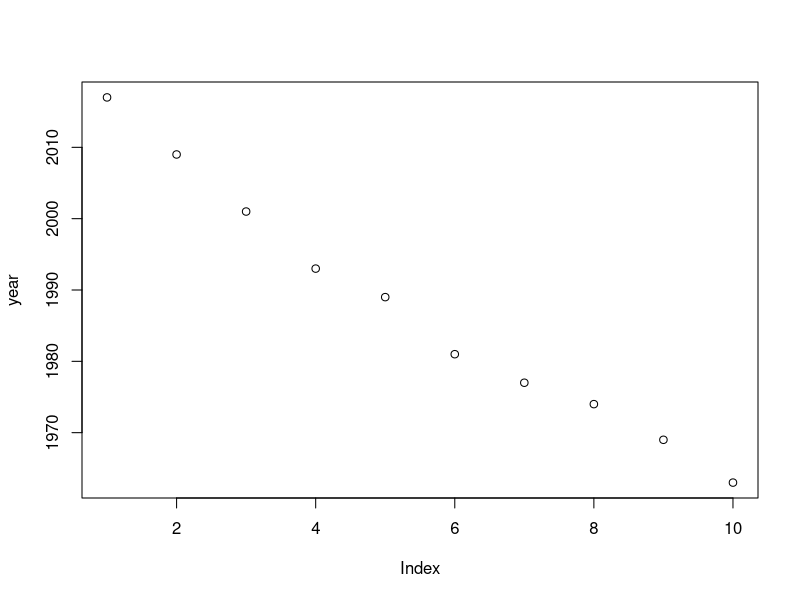
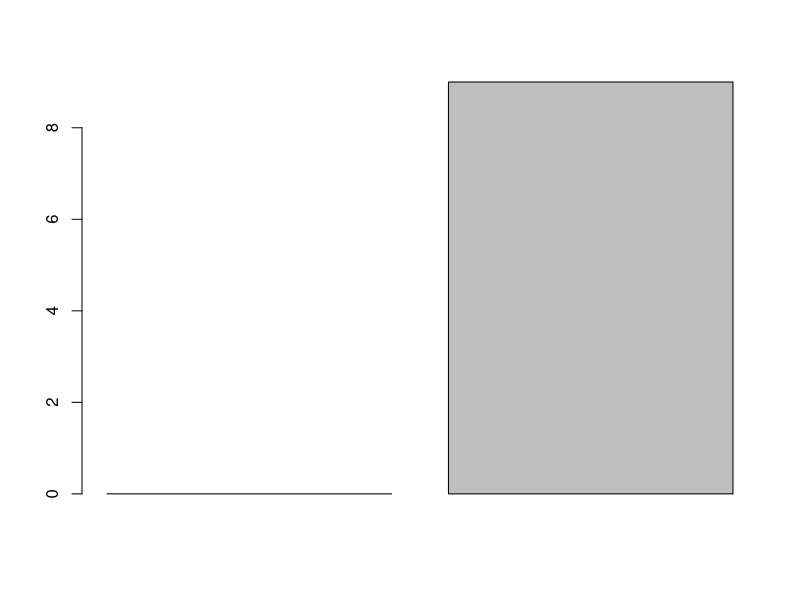
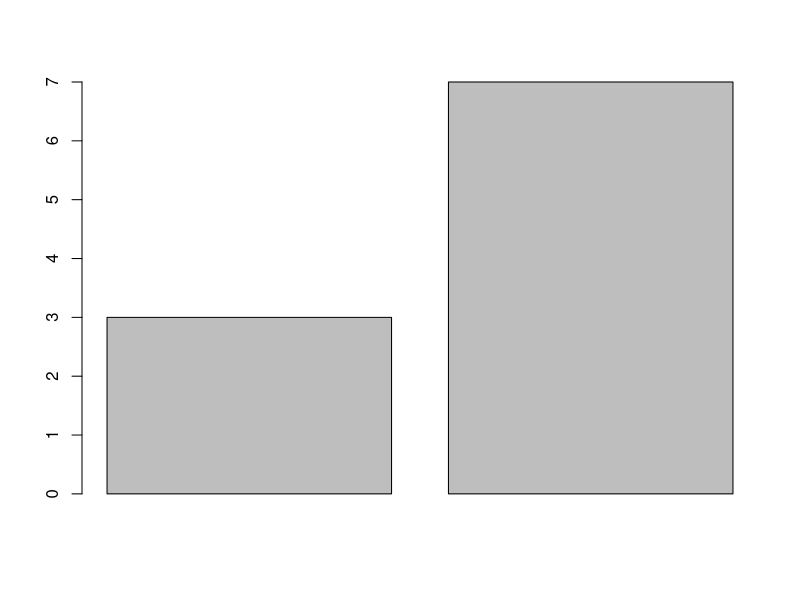

Write R code to recreate these figures, in order.
## ---- chunk 1
knitr::opts_chunk$set(echo = TRUE)
## ---- chunk 2
ages <- c(70, 47, 54, 46, 64, 69, 52, 61, 56, 55)
names(ages) <- c("Trump", "Obama", "Bush", "Clinton", "Bush", "Reagan", "Carter", "Ford", "Nixon", "Johnson")

ages
## ---- chunk 3
year <- c(2017, 2009, 2001, 1993, 1989, 1981, 1977, 1974, 1969, 1963)
year
## ---- chunk 4
mean_age <- mean(ages)
min_age <- min(ages)
max_age <- max(ages)

mean_age
min_age
max_age
## ---- chunk 5
ages.months <- 12*ages
ages.months
## ---- chunk 6
age.young <- ages < 50
age.young
## ---- chunk 7
age_inaug_75 <- ages [year > 1975]
age_inaug_75
## ---- chunk 8
table(year, ages)
plot(year)
## ---- chunk 9
gender <- c("M","M","F","F","M","M","F","M","F","F","M","M","F","F","M","M","F","M","M","M","F","M","M","M","F","M")
hand <- c("R","R","L","L","R","R","R","R","R","R","R","R","F","F","M","M","F","M","M","M","F","M","M","M","F","M")
## ---- chunk 10
table(hand,gender)

## ---- chunk 11
barplot(c(0,9))
barplot(c(3,7))

## ---- chunk 12
women <- gender == "F"
women
men <- gender == "M"
men
## ---- chunk 13
temp.F <- c(89, 64, 60, 69, 77, 80)
## ---- chunk 14
temp.C <- (temp.F - 32)*(5/9)
temp.C
## ---- chunk 15
round(temp.C, 1)
## ---- chunk 16
x = c(0,1,2,3,4,5,6)
sum((1+x)^2)
## ---- chunk 17
x <- 0:1000
sum(1/2 ^ x)
